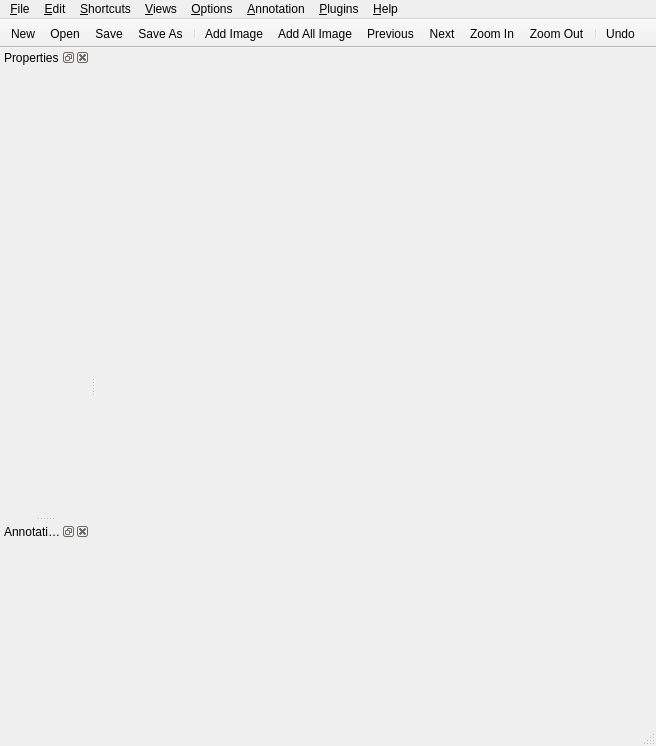
<?xml version="1.0" encoding="UTF-8"?>
<ui version="4.0">
 <class>MainWindow</class>
 <widget class="QMainWindow" name="MainWindow">
  <property name="geometry">
   <rect>
    <x>0</x>
    <y>0</y>
    <width>656</width>
    <height>746</height>
   </rect>
  </property>
  <property name="windowTitle">
   <string>sloth</string>
  </property>
  <property name="windowIcon">
   <iconset resource="icons.qrc">
    <normaloff>:/icons/sloth.svg</normaloff>:/icons/sloth.svg</iconset>
  </property>
  <widget class="QWidget" name="centralWidget"/>
  <widget class="QMenuBar" name="menubar">
   <property name="geometry">
    <rect>
     <x>0</x>
     <y>0</y>
     <width>656</width>
     <height>23</height>
    </rect>
   </property>
   <widget class="QMenu" name="menuFile">
    <property name="title">
     <string>&amp;File</string>
    </property>
    <addaction name="actionNew"/>
    <addaction name="actionOpen"/>
    <addaction name="actionSave"/>
    <addaction name="actionSave_As"/>
    <addaction name="separator"/>
    <addaction name="actionExit"/>
   </widget>
   <widget class="QMenu" name="menu_Edit">
    <property name="title">
     <string>&amp;Edit</string>
    </property>
    <addaction name="action_Add_Image"/>
    <addaction name="actionAdd_Json"/>
   </widget>
   <widget class="QMenu" name="menu_Views">
    <property name="title">
     <string>&amp;Views</string>
    </property>
    <widget class="QMenu" name="menu">
     <property name="title">
      <string>隐藏</string>
     </property>
     <addaction name="actionAdd_label"/>
     <addaction name="actionAdd_txt"/>
     <addaction name="actionAdd_files"/>
    </widget>
    <addaction name="actionLocked"/>
    <addaction name="menu"/>
   </widget>
   <widget class="QMenu" name="menu_Help">
    <property name="title">
     <string>&amp;Help</string>
    </property>
    <addaction name="action_About"/>
   </widget>
   <widget class="QMenu" name="menuPlugins">
    <property name="title">
     <string>&amp;Plugins</string>
    </property>
   </widget>
   <widget class="QMenu" name="menuShortcuts">
    <property name="title">
     <string>&amp;Shortcuts</string>
    </property>
   </widget>
   <widget class="QMenu" name="menuOptions">
    <property name="title">
     <string>&amp;Options</string>
    </property>
   </widget>
   <widget class="QMenu" name="menuAnnotation">
    <property name="title">
     <string>&amp;Annotation</string>
    </property>
   </widget>
   <addaction name="menuFile"/>
   <addaction name="menu_Edit"/>
   <addaction name="menuShortcuts"/>
   <addaction name="menu_Views"/>
   <addaction name="menuOptions"/>
   <addaction name="menuAnnotation"/>
   <addaction name="menuPlugins"/>
   <addaction name="menu_Help"/>
  </widget>
  <widget class="QStatusBar" name="statusbar"/>
  <widget class="QToolBar" name="toolBar">
   <property name="windowTitle">
    <string>Toolbar</string>
   </property>
   <property name="movable">
    <bool>false</bool>
   </property>
   <attribute name="toolBarArea">
    <enum>TopToolBarArea</enum>
   </attribute>
   <attribute name="toolBarBreak">
    <bool>false</bool>
   </attribute>
   <addaction name="actionNew"/>
   <addaction name="actionOpen"/>
   <addaction name="actionSave"/>
   <addaction name="actionSave_As"/>
   <addaction name="separator"/>
   <addaction name="action_Add_Image"/>
   <addaction name="action_Add_All_Image"/>
   <addaction name="actionPrevious"/>
   <addaction name="actionNext"/>
   <addaction name="actionZoom_In"/>
   <addaction name="actionZoom_Out"/>
   <addaction name="separator"/>
   <addaction name="action_Undo"/>
  </widget>
  <widget class="QDockWidget" name="dockProperties">
   <property name="enabled">
    <bool>true</bool>
   </property>
   <property name="minimumSize">
    <size>
     <width>90</width>
     <height>44</height>
    </size>
   </property>
   <property name="windowTitle">
    <string>Properties</string>
   </property>
   <attribute name="dockWidgetArea">
    <number>1</number>
   </attribute>
   <widget class="QWidget" name="dockPropertiesContents"/>
  </widget>
  <widget class="QDockWidget" name="dockAnnotations">
   <property name="windowTitle">
    <string>Annotations</string>
   </property>
   <attribute name="dockWidgetArea">
    <number>1</number>
   </attribute>
   <widget class="QWidget" name="dockAnnotationsContents"/>
  </widget>
  <action name="actionOpen">
   <property name="icon">
    <iconset resource="icons.qrc">
     <normaloff>:/icons/folder_table.png</normaloff>:/icons/folder_table.png</iconset>
   </property>
   <property name="text">
    <string>&amp;Open</string>
   </property>
   <property name="statusTip">
    <string>Open existing annotation file</string>
   </property>
   <property name="shortcut">
    <string>Ctrl+O</string>
   </property>
  </action>
  <action name="actionNew">
   <property name="icon">
    <iconset resource="icons.qrc">
     <normaloff>:/icons/page_white_text.png</normaloff>:/icons/page_white_text.png</iconset>
   </property>
   <property name="text">
    <string>&amp;New</string>
   </property>
   <property name="statusTip">
    <string>Create new annotation file</string>
   </property>
  </action>
  <action name="actionSave">
   <property name="icon">
    <iconset resource="icons.qrc">
     <normaloff>:/icons/disk.png</normaloff>:/icons/disk.png</iconset>
   </property>
   <property name="text">
    <string>&amp;Save</string>
   </property>
   <property name="shortcut">
    <string>Ctrl+S</string>
   </property>
  </action>
  <action name="actionExit">
   <property name="icon">
    <iconset resource="icons.qrc">
     <normaloff>:/icons/door_in.png</normaloff>:/icons/door_in.png</iconset>
   </property>
   <property name="text">
    <string>&amp;Exit</string>
   </property>
   <property name="menuRole">
    <enum>QAction::QuitRole</enum>
   </property>
  </action>
  <action name="action_Add_Image">
   <property name="icon">
    <iconset resource="icons.qrc">
     <normaloff>:/icons/picture_add.png</normaloff>:/icons/picture_add.png</iconset>
   </property>
   <property name="text">
    <string>&amp;Add Image</string>
   </property>
   <property name="shortcut">
    <string>Ctrl+I</string>
   </property>
  </action>
  <action name="action_Add_All_Image">
   <property name="icon">
    <iconset resource="icons.qrc">
     <normaloff>:/icons/picture_add.png</normaloff>:/icons/picture_add.png</iconset>
   </property>
   <property name="text">
    <string>&amp;Add All Image</string>
   </property>
  </action>
  <action name="actionNext">
   <property name="icon">
    <iconset resource="icons.qrc">
     <normaloff>:/icons/arrow_right.png</normaloff>:/icons/arrow_right.png</iconset>
   </property>
   <property name="text">
    <string>Next</string>
   </property>
  </action>
  <action name="actionPrevious">
   <property name="icon">
    <iconset resource="icons.qrc">
     <normaloff>:/icons/arrow_left.png</normaloff>:/icons/arrow_left.png</iconset>
   </property>
   <property name="text">
    <string>Previous</string>
   </property>
  </action>
  <action name="actionZoom_In">
   <property name="icon">
    <iconset resource="icons.qrc">
     <normaloff>:/icons/zoom_in.png</normaloff>:/icons/zoom_in.png</iconset>
   </property>
   <property name="text">
    <string>Zoom In</string>
   </property>
  </action>
  <action name="actionZoom_Out">
   <property name="icon">
    <iconset resource="icons.qrc">
     <normaloff>:/icons/zoom_out.png</normaloff>:/icons/zoom_out.png</iconset>
   </property>
   <property name="text">
    <string>Zoom Out</string>
   </property>
  </action>
  <action name="actionMask">
   <property name="checkable">
    <bool>true</bool>
   </property>
   <property name="text">
    <string>Mask</string>
   </property>
   <property name="shortcut">
    <string>M</string>
   </property>
  </action>
  <action name="actionSelection">
   <property name="checkable">
    <bool>true</bool>
   </property>
   <property name="text">
    <string>Selection</string>
   </property>
   <property name="shortcut">
    <string>S</string>
   </property>
  </action>
  <action name="actionRectangle">
   <property name="checkable">
    <bool>true</bool>
   </property>
   <property name="text">
    <string>Rectangle</string>
   </property>
   <property name="shortcut">
    <string>R</string>
   </property>
  </action>
  <action name="actionSave_As">
   <property name="icon">
    <iconset resource="icons.qrc">
     <normaloff>:/icons/disk_multiple.png</normaloff>:/icons/disk_multiple.png</iconset>
   </property>
   <property name="text">
    <string>Save &amp;As</string>
   </property>
  </action>
  <action name="action_About">
   <property name="text">
    <string>&amp;About</string>
   </property>
  </action>
  <action name="actionPoint">
   <property name="checkable">
    <bool>true</bool>
   </property>
   <property name="text">
    <string>Point</string>
   </property>
   <property name="shortcut">
    <string>P</string>
   </property>
  </action>
  <action name="actionLocked">
   <property name="checkable">
    <bool>true</bool>
   </property>
   <property name="text">
    <string>&amp;Locked</string>
   </property>
  </action>
  <action name="actionAdd_All_Json">
   <property name="icon">
    <iconset resource="icons.qrc">
     <normaloff>:/icons/picture_add.png</normaloff>:/icons/picture_add.png</iconset>
   </property>
   <property name="text">
    <string>Add All Json</string>
   </property>
  </action>
  <action name="actionAdd_Json">
   <property name="icon">
    <iconset resource="icons.qrc">
     <normaloff>:/icons/picture_add.png</normaloff>:/icons/picture_add.png</iconset>
   </property>
   <property name="text">
    <string>Add Json</string>
   </property>
  </action>
  <action name="action_Undo">
   <property name="text">
    <string>Undo</string>
   </property>
   <property name="toolTip">
    <string>Undo</string>
   </property>
  </action>
  <action name="actionAdd_label">
   <property name="checkable">
    <bool>true</bool>
   </property>
   <property name="checked">
    <bool>false</bool>
   </property>
   <property name="text">
    <string>添加标签</string>
   </property>
  </action>
  <action name="actionAdd_txt">
   <property name="checkable">
    <bool>true</bool>
   </property>
   <property name="text">
    <string>add_txt</string>
   </property>
  </action>
  <action name="actionAdd_files">
   <property name="checkable">
    <bool>true</bool>
   </property>
   <property name="text">
    <string>add_files</string>
   </property>
  </action>
 </widget>
 <resources>
  <include location="icons.qrc"/>
 </resources>
 <connections/>
</ui>
